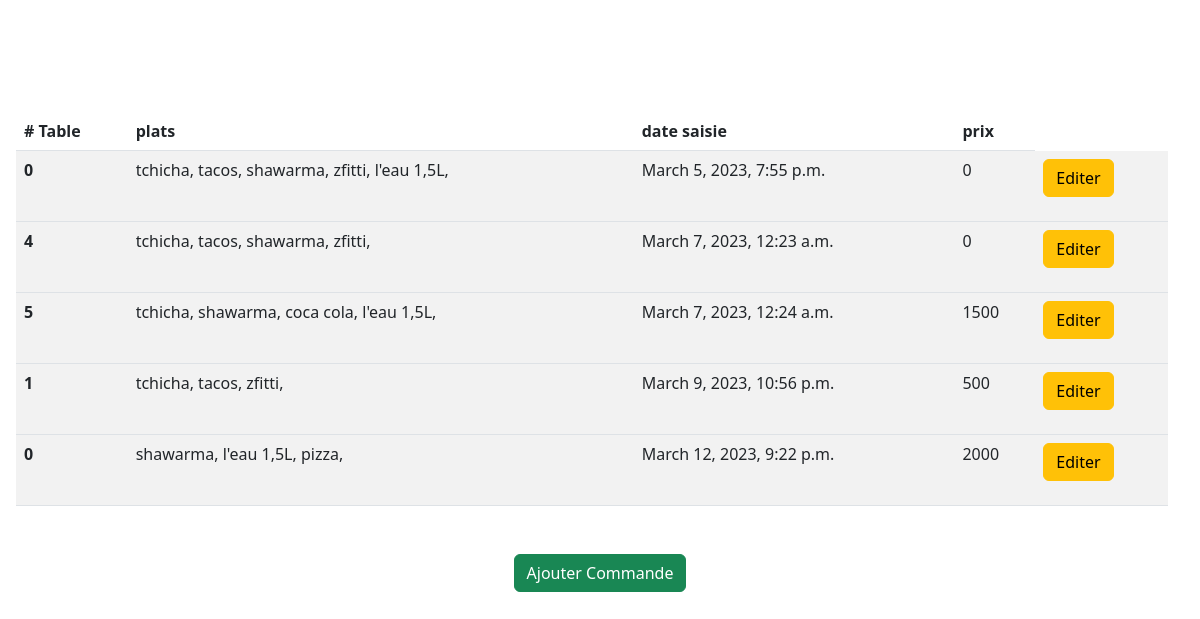
/serveur, run on an earlier commit of the app's database.
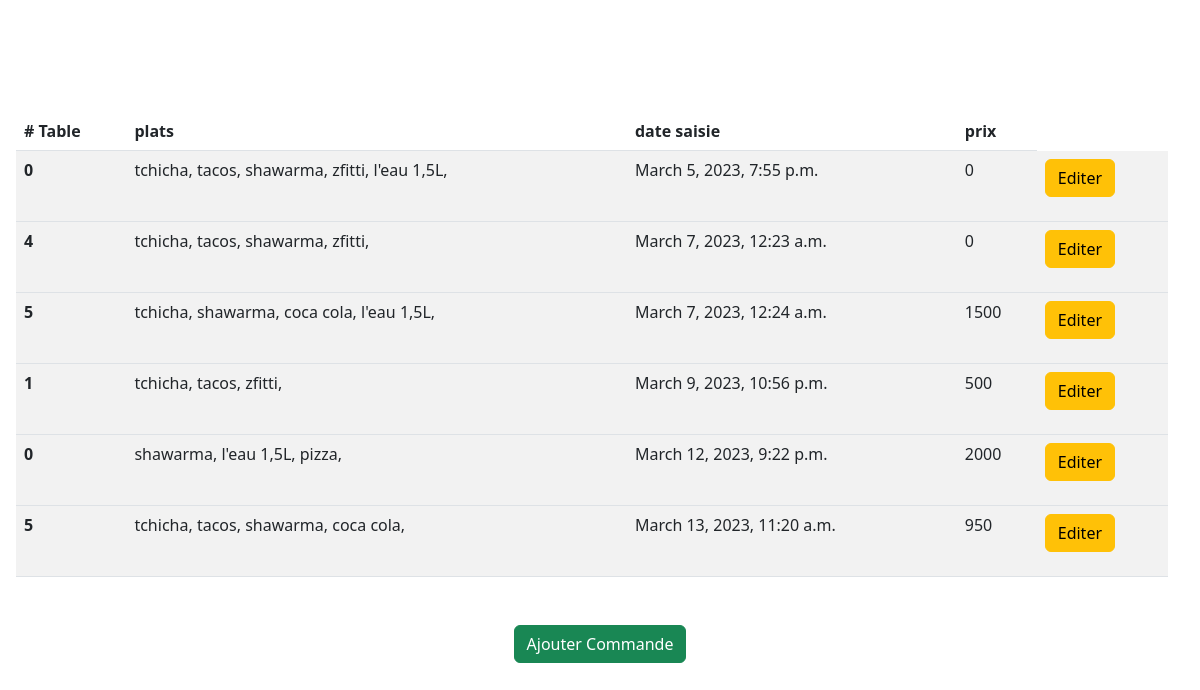
And on a later commit of the database.
### main/models.py (models this page shows, shortened)
class Command(models.Model):
    commtypeChoices = [('1','emporter'),('2','a table')]
    commType = models.CharField(max_length=1,help_text='choisit le type de la command',choices=commtypeChoices,verbose_name='type de command')
    tableNum = models.IntegerField(null=False,help_text='enter le numero de la table',verbose_name='numero de table')
    prods = models.ManyToManyField(Products)
    dateComm = models.DateTimeField(auto_now_add=True,verbose_name='temps creation de la command')
    encaisser = models.BooleanField(verbose_name='status d encaissemnt',default=False)
    encaissementTime = models.DateTimeField(auto_now_add=True,verbose_name='temps encaissement')
    flaged = models.BooleanField(verbose_name='modification au command')
    commPrice = models.IntegerField(verbose_name='prix total command',default=0,null=False)

class Products(models.Model):
    prodCatChoices = [
        ('1', 'Traditionelle'),
        ('2', 'Modern'),
        ('3', 'Boissant')
    ]
    prodName = models.CharField(max_length=30,null=False,help_text='entrer le nom de produit',verbose_name='nom de produit')
    prodPrix = models.IntegerField(null=False,help_text='prix de produit',verbose_name='prix de produit')
    prodCat = models.CharField(max_length=1,choices=prodCatChoices,null=False,help_text='choisit la categorie de ce produit',verbose_name='categorie de produit')
    isActive = models.BooleanField(help_text='activer ou desactiver ce produit', verbose_name='status de produit',default=True)
    img=models.ImageField(default='default.jpg',upload_to='profile_pics')

### main/views.py (the view)
# urls.py: path('serveur', serveurView, name='sereur'),
def serveurView(request):
    context = {}
    context['commands'] = Command.objects.all()
    return render(request, "main/serveur.html", context)

### main/templates/main/serveur.html (shortened to what this page needs)
{% extends 'base.html'%}
{% load static %}
{% block header%}
  <link rel="stylesheet" href="{% static 'caissier.css' %}">
{% endblock header%}
{% block body%}
<div class="tableDiv">
    <table class="table table-hover table-striped" id="commTable">
        <thead>
        <tr>
            <th scope="col"># Table</th>
            <th scope="col">plats</th>
            <th scope="col">date saisie</th>
            <th scope="col">prix</th>
        </tr>
        </thead>
        {% for command in commands %}
        <tbody>
        <tr>
            <th scope="row">{{command.tableNum}}</th>
            <td>{%for prod in command.prods.all%}
                    {{prod.prodName}},
                {% endfor %}
            </td>
            <td>{{command.dateComm}}</td>
            <td>{{command.commPrice}}</td>
            <td><form method="post" action="editer-command">{% csrf_token %}
                <button class="btn btn-warning" type="submit" name="edit" value={{command.id}}>Editer</button>
                </form>
            </td>
        </tr>
        </tbody>
        {% endfor %}
    </table>
</div>
  <div class="text-center"><a href="ajouter-command"><button class="btn btn-success" type="submit" name="ajouterCommand" >Ajouter Commande</button></a></div>
  {% endblock body%}

### templates/base.html (shortened to what this page needs)
<html lang="en">
<head>
    <link href="https://cdn.jsdelivr.net/npm/bootstrap@5.3.0-alpha1/dist/css/bootstrap.min.css" rel="stylesheet">
    {% block header %}
    {% endblock header %}
</head>
<body>
    {%block body%}
    {%endblock body%}
</body>
</html>

### main/static/caissier.css (style rules this page uses)
body { height: 100%; }
.tableDiv { margin-top: 5em; padding:2em; padding-left: 1em; max-height: 70%; overflow-y: scroll; overflow-x:hidden; }

What changed in the data, as far as the page shows it:
added Command: tableNum "5", dateComm "March 13, 2023, 11:20 a.m.", commPrice "950", {{ command.id }} 6 (drawn), Products (prodName "tchicha"), Products (prodName "tacos"), Products (prodName "shawarma"), Products (prodName "coca cola")
